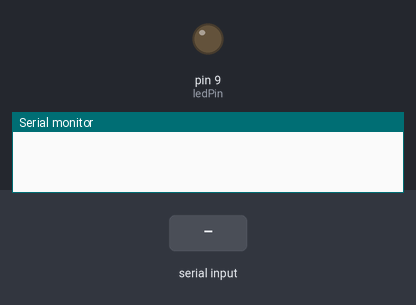
The sketch below on a simulated Arduino Uno, built with avr-gcc and run on an emulated ATmega328P. Shown: output pins drawn as LEDs (lit = HIGH), the last lines printed to the serial monitor. The inputs (shaded band) are chosen by the test bench.

Above: at 1.2 s.
1.3 s: "1" received over Serial
At 2.5 s:
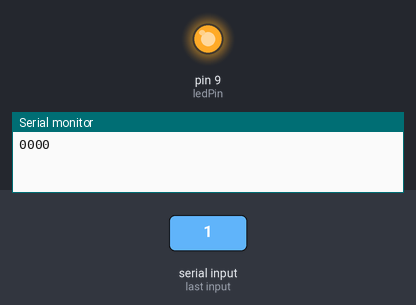
2.8 s: "0" received over Serial
At 3.9 s:
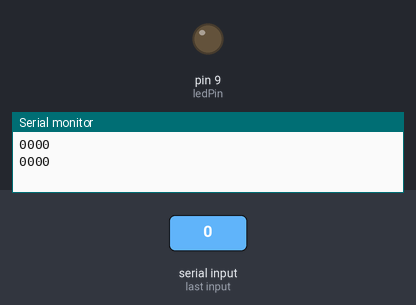
Timing chart, 0 to 5.8 s (numbered marks = the images above; inputs shaded):
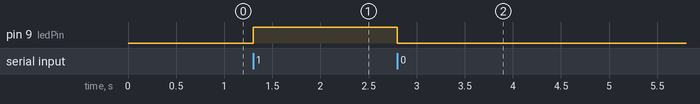

Measured:
- after the input at 1.3 s, pin 9 (ledPin): LOW → HIGH at once
- after the input at 2.8 s, pin 9 (ledPin): HIGH → LOW at once

The sketch:

Bluetooth_Master.ino
```cpp
#define ledPin 9
int state = 0;
int potValue = 0;
void setup() {
  pinMode(ledPin, OUTPUT);
  digitalWrite(ledPin, LOW);
  Serial.begin(38400); // Default communication rate of the Bluetooth module
}
void loop() {
 if(Serial.available() > 0){ // Checks whether data is comming from the serial port
  Serial.println("0000");
    state = Serial.read(); // Reads the data from the serial port
 }
 // Controlling the LED
 if (state == '1') {
  digitalWrite(ledPin, HIGH); // LED ON
  state = 0;
 }
 else if (state == '0') {
  digitalWrite(ledPin, LOW); // LED ON
  state = 0;
 }

}
```
